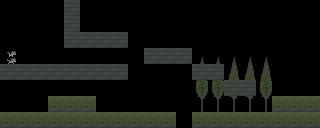

Tiled map render using the project's own tile images. Description and the whole map definition, tile-layer contents included, below:
An orthogonal 20x8 tile map with 16x16 px tiles, 2 tile layers (Background, Ground) and 7 objects.

<map version="1.0" orientation="orthogonal" renderorder="right-down" width="20" height="8" tilewidth="16" tileheight="16" nextobjectid="1">
 <tileset firstgid="1" name="art" tilewidth="16" tileheight="16" tilecount="35" columns="7">
  <image source="Art/platformerAssets1.png" width="112" height="80" />
  <tile id="5">
   <objectgroup draworder="index">
    <object id="1" x="0" y="0" width="15.9375" height="15.9375" />
   </objectgroup>
  </tile>
  <tile id="6">
   <objectgroup draworder="index">
    <object id="1" x="4.0625" y="0.1875" width="11.875" height="15.75" />
    <object id="2" x="1.125" y="3.1875" width="3.3125" height="9.75" />
    <object id="3" x="2.125" y="2.1875" width="3.9375" height="1.5" />
    <object id="4" x="2" y="12.5" width="4.1875" height="3.5" />
    <object id="5" x="3.1875" y="1.0625" width="1.6875" height="1.6875" />
   </objectgroup>
  </tile>
  <tile id="11">
   <objectgroup draworder="index">
    <object id="1" x="-0.0625" y="0.0625" width="16.125" height="15.9375" />
   </objectgroup>
  </tile>
 </tileset>
 <layer name="Background" width="20" height="8">
  <data encoding="csv">
0,0,0,0,0,0,0,0,0,0,0,0,0,0,0,0,0,0,0,0,
0,0,0,0,0,0,0,0,0,0,0,0,0,0,0,0,0,0,0,0,
0,0,0,0,0,0,0,0,0,0,0,0,0,0,0,0,0,0,0,0,
4,0,0,0,0,0,0,0,0,0,0,0,8,8,8,8,8,0,0,0,
0,0,0,0,0,0,0,0,0,0,0,0,15,15,15,15,15,0,0,0,
0,0,0,0,0,0,0,0,0,0,0,0,22,22,22,22,22,0,0,0,
0,0,0,0,0,0,0,0,0,0,0,0,29,29,29,29,29,0,0,0,
0,0,0,0,0,0,0,0,0,0,0,0,0,0,0,0,0,0,0,0
</data>
 </layer>
 <layer name="Ground" width="20" height="8">
  <data encoding="csv">
0,0,0,0,12,0,0,0,0,0,0,0,0,0,0,0,0,0,0,0,
0,0,0,0,12,0,0,0,0,0,0,0,0,0,0,0,0,0,0,0,
0,0,0,0,12,12,12,12,0,0,0,0,0,0,0,0,0,0,0,0,
0,0,0,0,0,0,0,0,0,12,12,12,0,0,0,0,0,0,0,0,
12,12,12,12,12,12,12,12,0,0,0,0,12,12,0,0,0,0,0,0,
0,0,0,0,0,0,0,0,0,0,0,0,0,0,12,12,0,0,0,0,
0,0,0,6,6,6,0,0,0,0,0,0,0,0,0,0,0,6,6,6,
6,6,6,6,6,6,6,6,6,6,6,0,6,6,6,6,6,6,6,6
</data>
 </layer>
</map>